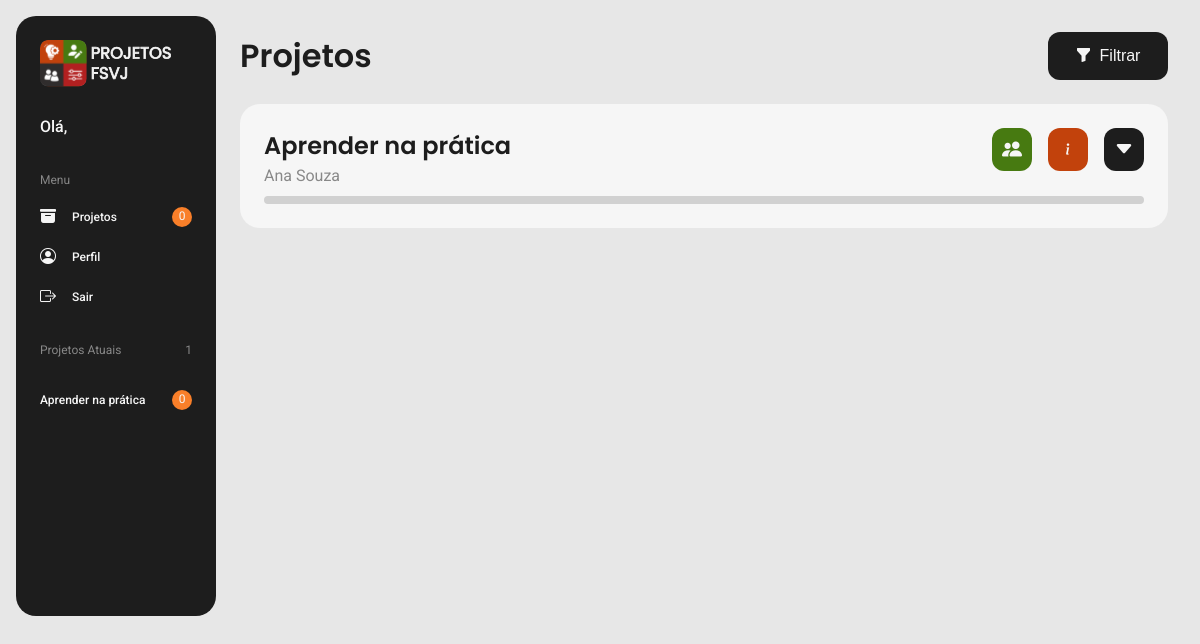
Before: /src/pages/projetos/projetos.php with the older database file.
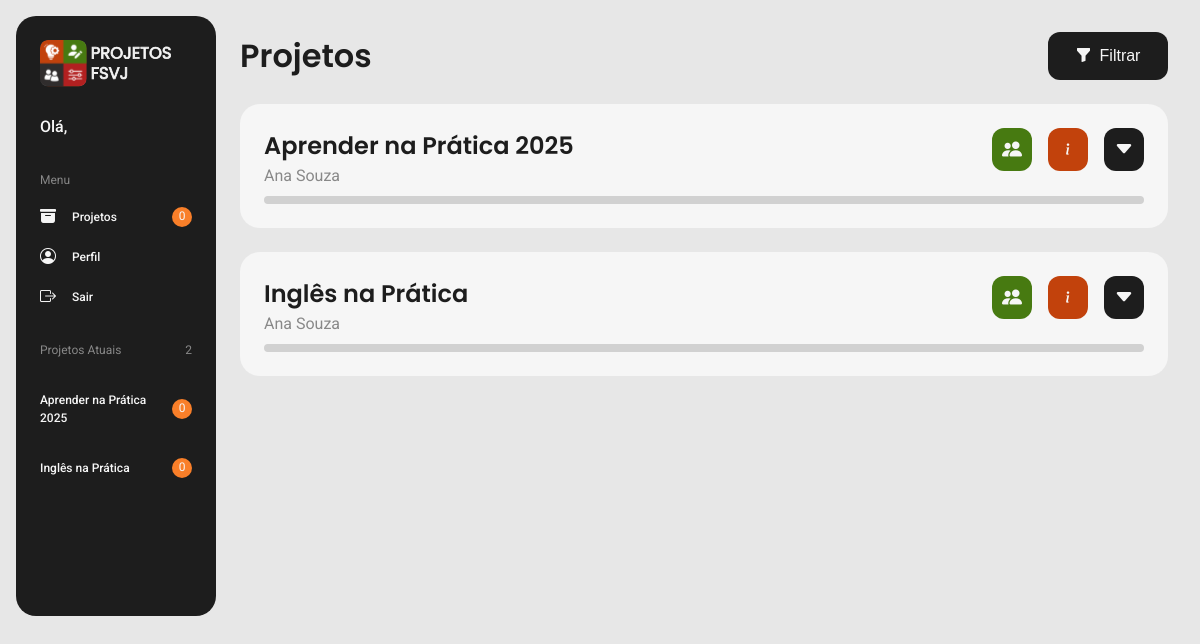
After: the same page with the newer database file.
### tables this page shows
CREATE TABLE `projetos` (
  `ID_PROJETO` int(11) NOT NULL,
  `NOME` varchar(50) NOT NULL,
  `ESCOPO` mediumtext DEFAULT NULL,
  `DATA_INICIO` date NOT NULL,
  `DATA_TERMINO` date NOT NULL,
  `CRIADO_EM` date DEFAULT curdate(),
  `ID_LOCAL` int(11) DEFAULT NULL,
  `ID_DIRETOR` int(11) NOT NULL,
  `ID_COORDENADOR` int(11) NOT NULL
);

CREATE TABLE `usuarios` (
  `ID_USUARIO` int(11) NOT NULL,
  `NOME` varchar(50) NOT NULL,
  `EMAIL` varchar(50) NOT NULL,
  `SENHA` varchar(50) NOT NULL,
  `HIERARQUIA` enum('DIRETOR','COORDENADOR','VOLUNTÁRIO') NOT NULL,
  `CRIADO_EM` date DEFAULT curdate(),
  `EXCLUIDO` varchar(1) DEFAULT 'N'
);

CREATE TABLE `fases` (
  `ID_FASE` int(11) NOT NULL,
  `NOME` varchar(50) NOT NULL,
  `ESCOPO` mediumtext DEFAULT NULL,
  `ESTADO` enum('NÃO INICIADA','EM ANDAMENTO','CONCLUÍDA') DEFAULT 'NÃO INICIADA',
  `DATA_INICIO` date NOT NULL,
  `DATA_TERMINO` date NOT NULL,
  `ID_PROJETO` int(11) NOT NULL
);

### src/pages/projetos/projetos.php (shortened to what this page needs)
<?php
    include("../../../conexao.php");
    $id_usuario = $_GET["id_usuario"];
?>
<!DOCTYPE html>
<html lang="pt-br">
    <head>
        <link rel="stylesheet" href="https://cdn.jsdelivr.net/npm/bootstrap-icons@1.13.1/font/bootstrap-icons.min.css" />
        <link rel="stylesheet" href="projetos.css" />
        <link rel="stylesheet" href="../../styles/components/navbar.css" />
        <link rel="stylesheet" href="../../styles/components/projeto.css" />
    </head>
    <body>
        <?php include("../../components/navbar.php"); ?>
        <?php include("../../components/adicionar_fase.php"); ?>
        <main class="main-container">
            <section class="main-header">
                <h1>Projetos</h1>
                <div class="botoes-header">
                    <button class="filtrar" onclick="AbrirFiltrarProjeto()"><i class="bi bi-funnel-fill"></i>Filtrar</button>
                </div>
            </section>
            <?php
                include("../../components/projeto.php");
            ?>
        </main>
    </body>
</html>

### src/components/navbar.php (shortened to what this page needs)
<?php
    $sql = "SELECT * FROM USUARIOS U WHERE U.ID_USUARIO = '$id_usuario'";
    $query_usuario = $mysqli -> query($sql);
    $row_usuario = $query_usuario -> fetch_assoc();
    $hierarquia = $row_usuario["HIERARQUIA"];
    $nome_usuario = $row_usuario["NOME"];
    $sql = "SELECT * FROM TAREFAS T INNER JOIN USUARIOS_TAREFAS UT ON T.ID_TAREFA = UT.ID_TAREFA INNER JOIN FASES F ON T.ID_FASE = F.ID_FASE INNER JOIN PROJETOS P ON F.ID_PROJETO = P.ID_PROJETO WHERE UT.ID_USUARIO = '$id_usuario' AND P.DATA_INICIO <= CURRENT_DATE() AND P.DATA_TERMINO >= CURRENT_DATE()";
    $query_tarefas_atuais = $mysqli -> query($sql);
    $quantidade_tarefas_atuais = $query_tarefas_atuais -> num_rows;
?>
<nav class="nav-container">
    <section class="nav-logo">
        <img class="logo" src="../../assets/images/logo_menu.svg" alt="Logo do software">
    </section>
    <div class="mensagem-usuario">
        <p><?php echo "Olá, ".$nome_usuario; ?></p>
    </div>
    <section class="nav-menu">
        <h2>Menu</h2>
        <ul>
            <li>
                <div class="nav-menu-item">
                    <a href="../projetos/projetos.php?id_usuario=<?php echo $id_usuario; ?>"><i class="bi bi-archive-fill"></i>Projetos</a>
                    <?php if ($hierarquia != "DIRETOR") {echo '<div><span>'.$quantidade_tarefas_atuais.'</span></div>';} ?>
                </div>
            </li>
            <li><a href="../perfil/perfil.php?id_usuario=<?php echo $id_usuario; ?>"><i class="bi bi-person-circle"></i>Perfil</a></li>
            <li><a href="../../../index.php"><i class="bi bi-box-arrow-right"></i>Sair</a></li>
        </ul>
    </section>
    <section class="nav-projetos">
        <h2>Projetos Atuais</h2>
        <?php
            if ($hierarquia == "VOLUNTÁRIO") {
                $sql = "SELECT DISTINCT P.ID_PROJETO, P.NOME FROM PROJETOS P INNER JOIN USUARIOS_PROJETOS UP ON P.ID_PROJETO = UP.ID_PROJETO WHERE UP.ID_USUARIO = '$id_usuario' AND P.DATA_INICIO <= CURRENT_DATE() AND P.DATA_TERMINO >= CURRENT_DATE()";
                $query_projetos_atuais = $mysqli -> query($sql);
                $quantidade_projetos_atuais = $query_projetos_atuais -> num_rows;
            }
            else {
                $sql = "SELECT DISTINCT P.ID_PROJETO, P.NOME FROM PROJETOS P WHERE P.DATA_INICIO <= CURRENT_DATE() AND P.DATA_TERMINO >= CURRENT_DATE()";
                $query_projetos_atuais = $mysqli -> query($sql);
                $quantidade_projetos_atuais = $query_projetos_atuais -> num_rows;
            }
        ?>
        <span><?php echo $quantidade_projetos_atuais;?></span>
        <ul>
            <?php
                while($row_projetos_atuais = $query_projetos_atuais -> fetch_assoc()) {
                    $id_projeto = $row_projetos_atuais["ID_PROJETO"];
                    $nome_projeto = $row_projetos_atuais["NOME"];
                    $sql = "SELECT * FROM TAREFAS T INNER JOIN USUARIOS_TAREFAS UT ON T.ID_TAREFA = UT.ID_TAREFA INNER JOIN FASES F ON T.ID_FASE = F.ID_FASE INNER JOIN PROJETOS P ON F.ID_PROJETO = P.ID_PROJETO WHERE UT.ID_USUARIO = '$id_usuario' AND P.ID_PROJETO = '$id_projeto' AND P.DATA_INICIO <= CURRENT_DATE() AND P.DATA_TERMINO >= CURRENT_DATE()";
                    $query_tarefas_atuais = $mysqli -> query($sql);
                    $quantidade_tarefas_atuais = $query_tarefas_atuais -> num_rows;
                    echo '<li><div class="nav-projetos-item"><p class="nome-projeto">'.$nome_projeto.'</p>'.($hierarquia == "DIRETOR" ? '' : '<div><span>'.$quantidade_tarefas_atuais.'</span></div>').'</div></li>';
                }
            ?>
        </ul>
    </section>
</nav>

### src/components/projeto.php (shortened to what this page needs)
<?php
    if ($hierarquia == "VOLUNTÁRIO") {
        $sql = "SELECT P.ID_PROJETO, P.ID_COORDENADOR, P.NOME FROM PROJETOS P INNER JOIN USUARIOS_PROJETOS UP ON P.ID_PROJETO = UP.ID_PROJETO WHERE UP.ID_USUARIO = '$id_usuario' AND P.DATA_INICIO <= CURRENT_DATE() AND P.DATA_TERMINO >= CURRENT_DATE()";
        $query_projeto = $mysqli -> query($sql);
    }
    else {
        $sql = "SELECT * FROM PROJETOS P";
        $query_projeto = $mysqli -> query($sql);
    }
    while ($row_projeto = $query_projeto -> fetch_assoc()) {
        $id_projeto = $row_projeto["ID_PROJETO"];
        $id_coordenador = $row_projeto["ID_COORDENADOR"];
        $nome_projeto = $row_projeto["NOME"];
        $sql = "SELECT * FROM USUARIOS U WHERE U.ID_USUARIO = '$id_coordenador'";
        $query_coordenador = $mysqli -> query($sql);
        $row_coordenador = $query_coordenador -> fetch_assoc();
        $nome_coordenador = $row_coordenador["NOME"];
        echo '
            <section id="projeto'.$id_projeto.'" class="projeto-container">
                <div class="projeto-header">
                    <div class="titulo-projeto">
                        <h2>'.$nome_projeto.'</h2>
                        <p>'.$nome_coordenador.'</p>
                    </div>
                    <div class="botoes-projeto">
                        '.($hierarquia == "DIRETOR" ? '<button id="btnExcluirProjeto'.$id_projeto.'" onclick="AbrirExcluirProjeto'.$id_projeto.'()"><i class="bi bi-trash3-fill"></i></button>' : '').'
                        '.($hierarquia == "COORDENADOR" ? '<button id="btnAdcionarFase'.$id_projeto.'" onclick="AbrirAdicionarFase'.$id_projeto.'()"><i class="bi bi-plus-lg"></i></button>' : '').'
                        '.($hierarquia == "DIRETOR" ? '<button id="btnEditarProjeto'.$id_projeto.'" onclick="AbrirEditarProjeto'.$id_projeto.'()"><i class="bi bi-sliders"></i></button>' : '').'
                        '.($hierarquia != "VOLUNTÁRIO" ? '<button id="btnParticipantesProjeto'.$id_projeto.'" onclick="AbrirParticipantesProjeto'.$id_projeto.'()"><i class="bi bi-people-fill"></i></button>' : '').'
                        <button onclick="AbrirInformacoesProjeto'.$id_projeto.'()"><i class="bi bi-info"></i></button>
                        <button id="btnExibirFases'.$id_projeto.'" onclick="ExibirFases'.$id_projeto.'()"><i class="bi bi-caret-down-fill"></i></button>
                        <button id="btnEsconderFases'.$id_projeto.'" class="btnEsconderFases" onclick="EsconderFases'.$id_projeto.'()"><i class="bi bi-caret-up-fill"></i></button>
                    </div>
                </div>
                <div class="progresso-container">';
                    $sql = "SELECT * FROM FASES F WHERE F.ID_PROJETO = '$id_projeto'";
                    $query_fase = $mysqli -> query($sql);
                    while ($row_fase = $query_fase -> fetch_assoc()) {
                        $estado_fase = $row_fase["ESTADO"];
                        if ($estado_fase == "Concluída") {
                            echo '<div class="progresso progresso-cheio"></div>';
                        }
                        else {
                            echo '<div class="progresso progresso-vazio"></div>';
                        }
                    }
                echo '</div>
            </section>
            <section id="fasesProjeto'.$id_projeto.'" class="fases-container">';
            echo '</section>
            <script>
                function ExibirFases'.$id_projeto.'() {
                    let fasesProjeto = document.getElementById("fasesProjeto'.$id_projeto.'");
                    let btnExibirFases = document.getElementById("btnExibirFases'.$id_projeto.'");
                    let btnEsconderFases = document.getElementById("btnEsconderFases'.$id_projeto.'");
                    btnExibirFases.style.display = "none";
                    btnEsconderFases.style.display = "block";
                    fasesProjeto.style.display = "block"
                }
                function EsconderFases'.$id_projeto.'() {
                    let fasesProjeto = document.getElementById("fasesProjeto'.$id_projeto.'");
                    let btnExibirFases = document.getElementById("btnExibirFases'.$id_projeto.'");
                    let btnEsconderFases = document.getElementById("btnEsconderFases'.$id_projeto.'");
                    btnExibirFases.style.display = "block";
                    btnEsconderFases.style.display = "none";
                    fasesProjeto.style.display = "none"
                }
            </script>
        ';
    }
?>

### src/pages/projetos/projetos.css (style rules this page uses)
* { margin: 0; padding: 0; list-style-type: none; }
body { background-color: var(--g2); display: grid; grid-template-columns: 280px 1fr; height: 100vh; }
.main-container { margin-right: 32px; }
.main-header { display: flex; justify-content: space-between; align-items: center; margin-top: 32px; margin-bottom: 24px; }
.main-header h1 { color: var(--g11); font-family: 'Poppins'; font-size: 32px; line-height: 1.5; font-weight: var(--semibold); }
.botoes-header { display: flex; gap: 16px; }
.filtrar { background-color: var(--g11); color: var(--g1); border-radius: 12px; height: 48px; width: 120px; border: none; font-size: 16px; background-color: 0.3s; cursor: pointer; }
.filtrar i { margin-right: 8px; }
@media (max-width: 1440px) { body { grid-template-columns: 240px 1fr; } }
@media (max-width: 1440px) { .nav-container { height: 600px; } }
@media (max-width: 1440px) { .main-container { height: 100%; } }

### src/styles/components/navbar.css (style rules this page uses)
.nav-container { background-color: var(--g11); margin: 16px 24px 16px 16px; border-radius: 20px; box-sizing: border-box; padding: 24px; }
.nav-logo { margin-bottom: 24px; }
.mensagem-usuario p { color: var(--g1); font-family: 'Roboto'; font-size: 16px; font-weight: var(--medium); line-height: 1.5; margin-bottom: 32px; }
.nav-menu { margin-bottom: 32px; }
.nav-menu ul { display: flex; flex-direction: column; gap: 16px; }
.nav-container h2, .nav-projetos span { font-family: 'Roboto'; font-weight: var(--regular); color: var(--g5); font-size: 12px; line-height: 1.5; margin-bottom: 16px; }
.nav-container li a { display: grid; grid-template-columns: auto 1fr; gap: 16px; color: var(--g1); text-decoration: none; font-family: 'Roboto'; font-weight: var(--medium); color: var(--g1); font-size: 12px; line-height: 1.5; align-items: center; }
.nav-container li a i { font-size: 16px; }
.nav-menu-item, .nav-projetos-item { display: grid; grid-template-columns: 1fr auto; }
.nav-menu-item div, .nav-projetos-item div { width: 20px; height: 20px; border-radius: 20px; background-color: var(--o6); display: flex; justify-content: center; align-self: center; }
.nav-menu-item div span, .nav-projetos-item div span { color: var(--g1); font-size: 12px; line-height: 1.5; font-family: 'Roboto'; }
.nav-projetos { position: relative; }
.nav-projetos > span { position: absolute; top: 0; right: 0; }
.nome-projeto { color: var(--g1); font-family: 'Roboto'; font-size: 12px; font-weight: var(--medium); line-height: 1.5; margin: 16px 0; }

### src/styles/components/projeto.css (style rules this page uses)
.projeto-container { margin-top: 24px; align-items: center; background-color: var(--g1); border-radius: 20px; box-sizing: border-box; padding: 24px; }
.projeto-container h2 { color: var(--g11); font-family: 'Poppins'; font-size: 24px; font-weight: var(--semibold); line-height: 1.5; }
.projeto-container p { color: var(--g5); font-family: 'Roboto'; font-size: 16px; font-weight: var(--regular); line-height: 1.5; }
.projeto-header { display: flex; justify-content: space-between; width: 100%; margin-bottom: 8px; }
.botoes-projeto { display: flex; gap: 16px; align-items:start; }
.botoes-projeto button { font-size: 20px; padding: 10px; border: none; border-radius: 12px; color: var(--g1); cursor: pointer; }
.botoes-projeto button:nth-last-child(-n + 2) { background-color: var(--g11); }
.botoes-projeto button:nth-last-child(3) { background-color: var(--o8); }
.botoes-projeto button:nth-last-child(4) { background-color: var(--gr8); }
.progresso-container { width: 100%; height: 8px; }
.progresso { width: 100%; height: 100%; border-radius: 4px; display: flex; gap: 16px; }
.progresso-vazio { background-color: var(--g3); }

### src/styles/global.css (style rules this page uses)
:root { --g1: #F6F6F6; --g2: #E7E7E7; --g3: #D1D1D1; --g4: #B0B0B0; --g5: #888888; --g6: #6D6D6D; --g8: #4F4F4F; --g10: #3D3D3D; --g11: #1D1D1D; --r7: #D72B2B; --r8: #B22020; --o5: #FB933C; --o6: #F97F29; --o8: #C2420C; --y5: #E69E2A; --y6: #E08520; --gr6: #75C019; --gr7: #5CA010; --gr8: #477A11; --regular: 400; --medium: 500; --semibold: 600; }
* { margin: 0; padding: 0; list-style-type: none; }

Changed rows visible on the page:
changed projetos: NOME "Aprender na prática" → "Aprender na Prática 2025"
added projetos: NOME "Inglês na Prática", quantidade_tarefas_atuais "0", ID_COORDENADOR.NOME "Ana Souza"
added fases: ESTADO "NÃO INICIADA" (drawn), shown under "Inglês na Prática"
Other visible differences:
$quantidade_projetos_atuais: "1" → "2"
